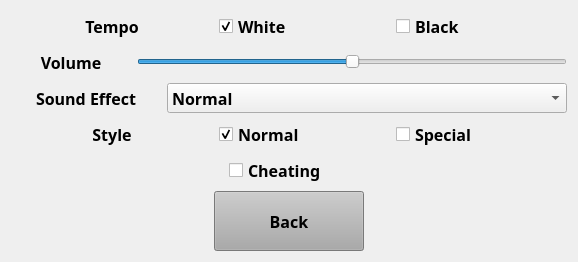
      <widget class="QWidget" name="settingPage">
       <layout class="QVBoxLayout" name="verticalLayout_4">
        <item>
         <layout class="QHBoxLayout" name="horizontalLayout_3">
          <item>
           <widget class="QLabel" name="tempoLabel">
            <property name="minimumSize">
             <size>
              <width>100</width>
              <height>30</height>
             </size>
            </property>
            <property name="maximumSize">
             <size>
              <width>100</width>
              <height>30</height>
             </size>
            </property>
            <property name="font">
             <font>
              <family>微軟正黑體</family>
              <pointsize>12</pointsize>
              <weight>75</weight>
              <bold>true</bold>
             </font>
            </property>
            <property name="text">
             <string>Tempo</string>
            </property>
            <property name="alignment">
             <set>Qt::AlignCenter</set>
            </property>
           </widget>
          </item>
          <item>
           <widget class="QCheckBox" name="whiteTempoCheckBox">
            <property name="minimumSize">
             <size>
              <width>120</width>
              <height>30</height>
             </size>
            </property>
            <property name="maximumSize">
             <size>
              <width>120</width>
              <height>30</height>
             </size>
            </property>
            <property name="sizeIncrement">
             <size>
              <width>0</width>
              <height>0</height>
             </size>
            </property>
            <property name="font">
             <font>
              <family>微軟正黑體</family>
              <pointsize>12</pointsize>
              <weight>75</weight>
              <bold>true</bold>
             </font>
            </property>
            <property name="autoFillBackground">
             <bool>false</bool>
            </property>
            <property name="text">
             <string>White</string>
            </property>
            <property name="checked">
             <bool>true</bool>
            </property>
           </widget>
          </item>
          <item>
           <widget class="QCheckBox" name="blackTempoCheckBox">
            <property name="minimumSize">
             <size>
              <width>120</width>
              <height>30</height>
             </size>
            </property>
            <property name="maximumSize">
             <size>
              <width>120</width>
              <height>30</height>
             </size>
            </property>
            <property name="sizeIncrement">
             <size>
              <width>0</width>
              <height>0</height>
             </size>
            </property>
            <property name="font">
             <font>
              <family>微軟正黑體</family>
              <pointsize>12</pointsize>
              <weight>75</weight>
              <bold>true</bold>
             </font>
            </property>
            <property name="autoFillBackground">
             <bool>false</bool>
            </property>
            <property name="text">
             <string>Black</string>
            </property>
           </widget>
          </item>
         </layout>
        </item>
        <item>
         <layout class="QHBoxLayout" name="horizontalLayout_8">
          <item>
           <widget class="QLabel" name="volumeLabel">
            <property name="minimumSize">
             <size>
              <width>120</width>
              <height>30</height>
             </size>
            </property>
            <property name="maximumSize">
             <size>
              <width>120</width>
              <height>30</height>
             </size>
            </property>
            <property name="font">
             <font>
              <family>微軟正黑體</family>
              <pointsize>12</pointsize>
              <weight>75</weight>
              <bold>true</bold>
             </font>
            </property>
            <property name="text">
             <string>Volume</string>
            </property>
            <property name="alignment">
             <set>Qt::AlignCenter</set>
            </property>
           </widget>
          </item>
          <item>
           <widget class="QSlider" name="volumeSlider">
            <property name="maximumSize">
             <size>
              <width>600</width>
              <height>16777215</height>
             </size>
            </property>
            <property name="maximum">
             <number>100</number>
            </property>
            <property name="sliderPosition">
             <number>50</number>
            </property>
            <property name="orientation">
             <enum>Qt::Horizontal</enum>
            </property>
           </widget>
          </item>
         </layout>
        </item>
        <item>
         <layout class="QHBoxLayout" name="horizontalLayout_5">
          <item>
           <widget class="QLabel" name="moveSoundEffectLabel">
            <property name="minimumSize">
             <size>
              <width>150</width>
              <height>30</height>
             </size>
            </property>
            <property name="maximumSize">
             <size>
              <width>150</width>
              <height>30</height>
             </size>
            </property>
            <property name="font">
             <font>
              <family>微軟正黑體</family>
              <pointsize>12</pointsize>
              <weight>75</weight>
              <bold>true</bold>
             </font>
            </property>
            <property name="text">
             <string>Sound Effect</string>
            </property>
            <property name="alignment">
             <set>Qt::AlignCenter</set>
            </property>
           </widget>
          </item>
          <item>
           <widget class="QComboBox" name="moveComboBox">
            <property name="minimumSize">
             <size>
              <width>400</width>
              <height>30</height>
             </size>
            </property>
            <property name="maximumSize">
             <size>
              <width>400</width>
              <height>30</height>
             </size>
            </property>
            <property name="font">
             <font>
              <family>微軟正黑體</family>
              <pointsize>12</pointsize>
              <weight>75</weight>
              <bold>true</bold>
             </font>
            </property>
            <property name="contextMenuPolicy">
             <enum>Qt::DefaultContextMenu</enum>
            </property>
            <property name="currentText">
             <string>Normal</string>
            </property>
            <property name="currentIndex">
             <number>0</number>
            </property>
            <item>
             <property name="text">
              <string>Normal</string>
             </property>
            </item>
            <item>
             <property name="text">
              <string>None</string>
             </property>
            </item>
            <item>
             <property name="text">
              <string>Cat</string>
             </property>
            </item>
            <item>
             <property name="text">
              <string>Baby</string>
             </property>
            </item>
            <item>
             <property name="text">
              <string>Sneezing</string>
             </property>
            </item>
            <item>
             <property name="text">
              <string>?</string>
             </property>
            </item>
            <item>
             <property name="text">
              <string>??</string>
             </property>
            </item>
            <item>
             <property name="text">
              <string>???</string>
             </property>
            </item>
           </widget>
          </item>
         </layout>
        </item>
        <item>
         <layout class="QHBoxLayout" name="horizontalLayout_15">
          <item>
           <widget class="QLabel" name="styleLabel">
            <property name="minimumSize">
             <size>
              <width>100</width>
              <height>30</height>
             </size>
            </property>
            <property name="maximumSize">
             <size>
              <width>100</width>
              <height>30</height>
             </size>
            </property>
            <property name="font">
             <font>
              <family>微軟正黑體</family>
              <pointsize>12</pointsize>
              <weight>75</weight>
              <bold>true</bold>
             </font>
            </property>
            <property name="text">
             <string>Style</string>
            </property>
            <property name="alignment">
             <set>Qt::AlignCenter</set>
            </property>
           </widget>
          </item>
          <item>
           <widget class="QCheckBox" name="normalStyleCheckBox">
            <property name="minimumSize">
             <size>
              <width>120</width>
              <height>30</height>
             </size>
            </property>
            <property name="maximumSize">
             <size>
              <width>120</width>
              <height>30</height>
             </size>
            </property>
            <property name="sizeIncrement">
             <size>
              <width>0</width>
              <height>0</height>
             </size>
            </property>
            <property name="font">
             <font>
              <family>微軟正黑體</family>
              <pointsize>12</pointsize>
              <weight>75</weight>
              <bold>true</bold>
             </font>
            </property>
            <property name="autoFillBackground">
             <bool>false</bool>
            </property>
            <property name="text">
             <string>Normal</string>
            </property>
            <property name="checked">
             <bool>true</bool>
            </property>
           </widget>
          </item>
          <item>
           <widget class="QCheckBox" name="specialStyleCheckBox">
            <property name="minimumSize">
             <size>
              <width>120</width>
              <height>30</height>
             </size>
            </property>
            <property name="maximumSize">
             <size>
              <width>120</width>
              <height>30</height>
             </size>
            </property>
            <property name="sizeIncrement">
             <size>
              <width>0</width>
              <height>0</height>
             </size>
            </property>
            <property name="font">
             <font>
              <family>微軟正黑體</family>
              <pointsize>12</pointsize>
              <weight>75</weight>
              <bold>true</bold>
             </font>
            </property>
            <property name="autoFillBackground">
             <bool>false</bool>
            </property>
            <property name="text">
             <string>Special</string>
            </property>
           </widget>
          </item>
         </layout>
        </item>
        <item>
         <layout class="QHBoxLayout" name="horizontalLayout_9">
          <item>
           <widget class="QCheckBox" name="cheatingCheckBox">
            <property name="minimumSize">
             <size>
              <width>120</width>
              <height>30</height>
             </size>
            </property>
            <property name="maximumSize">
             <size>
              <width>120</width>
              <height>30</height>
             </size>
            </property>
            <property name="sizeIncrement">
             <size>
              <width>0</width>
              <height>0</height>
             </size>
            </property>
            <property name="font">
             <font>
              <family>微軟正黑體</family>
              <pointsize>12</pointsize>
              <weight>75</weight>
              <bold>true</bold>
             </font>
            </property>
            <property name="autoFillBackground">
             <bool>false</bool>
            </property>
            <property name="text">
             <string>Cheating</string>
            </property>
            <property name="shortcut">
             <string>C</string>
            </property>
           </widget>
          </item>
         </layout>
        </item>
        <item>
         <layout class="QHBoxLayout" name="horizontalLayout_10">
          <item>
           <widget class="QPushButton" name="backButton">
            <property name="minimumSize">
             <size>
              <width>150</width>
              <height>60</height>
             </size>
            </property>
            <property name="maximumSize">
             <size>
              <width>150</width>
              <height>60</height>
             </size>
            </property>
            <property name="font">
             <font>
              <family>微軟正黑體</family>
              <pointsize>12</pointsize>
              <weight>75</weight>
              <bold>true</bold>
             </font>
            </property>
            <property name="autoFillBackground">
             <bool>false</bool>
            </property>
            <property name="styleSheet">
             <string notr="true">background-color:rgb(170,170,170);</string>
            </property>
            <property name="text">
             <string>Back</string>
            </property>
            <property name="shortcut">
             <string>Space</string>
            </property>
           </widget>
          </item>
         </layout>
        </item>
       </layout>
      </widget>
